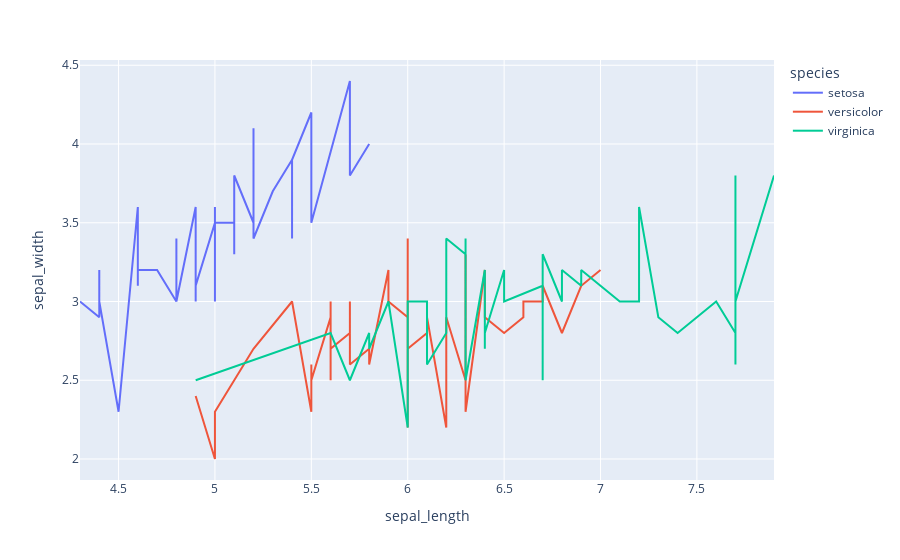

The cell this chart's notebook holds for it:
### Markdown cell above
# 2. Line plot

### Code cell
# sort the data
df_line = df.sort_values(by=['sepal_length'])

fig2 = px.line(df_line, x='sepal_length' , y='sepal_width', color="species")
fig2.show()

#save the plot
fig2.write_image("./output/fig2.png", scale=3)

### Figure 1 — Plotly figure (JSON) as saved in the notebook; plotly's stock layout.template omitted (floating-point values rounded to 4 significant figures)
{"data": [{"hovertemplate": "species=setosa<br>sepal_length=%{x}<br>sepal_width=%{y}<extra></extra>", "legendgroup": "setosa", "line": {"color": "#636efa", "dash": "solid"}, "marker": {"symbol": "circle"}, "mode": "lines", "name": "setosa", "orientation": "v", "showlegend": true, "type": "scatter", "x": [4.3, 4.4, 4.4, 4.4, 4.5, 4.6, 4.6, 4.6, 4.6, 4.7, 4.7, 4.8, 4.8, 4.8, 4.8, 4.8, 4.9, 4.9, 4.9, 4.9, 5.0, 5.0, 5.0, 5.0, 5.0, 5.0, 5.0, 5.0, 5.1, 5.1, 5.1, 5.1, 5.1, 5.1, 5.1, 5.1, 5.2, 5.2, 5.2, 5.3, 5.4, 5.4, 5.4, 5.4, 5.4, 5.5, 5.5, 5.7, 5.7, 5.8], "xaxis": "x", "y": [3.0, 2.9, 3.2, 3.0, 2.3, 3.6, 3.1, 3.4, 3.2, 3.2, 3.2, 3.0, 3.1, 3.4, 3.4, 3.0, 3.6, 3.1, 3.0, 3.1, 3.5, 3.3, 3.4, 3.4, 3.6, 3.2, 3.0, 3.5, 3.5, 3.8, 3.3, 3.5, 3.8, 3.4, 3.7, 3.8, 3.5, 4.1, 3.4, 3.7, 3.9, 3.4, 3.7, 3.4, 3.9, 4.2, 3.5, 4.4, 3.8, 4.0], "yaxis": "y"}, {"hovertemplate": "species=versicolor<br>sepal_length=%{x}<br>sepal_width=%{y}<extra></extra>", "legendgroup": "versicolor", "line": {"color": "#EF553B", "dash": "solid"}, "marker": {"symbol": "circle"}, "mode": "lines", "name": "versicolor", "orientation": "v", "showlegend": true, "type": "scatter", "x": [4.9, 5.0, 5.0, 5.1, 5.2, 5.4, 5.5, 5.5, 5.5, 5.5, 5.5, 5.6, 5.6, 5.6, 5.6, 5.6, 5.7, 5.7, 5.7, 5.7, 5.7, 5.8, 5.8, 5.8, 5.9, 5.9, 6.0, 6.0, 6.0, 6.0, 6.1, 6.1, 6.1, 6.1, 6.2, 6.2, 6.3, 6.3, 6.3, 6.4, 6.4, 6.5, 6.6, 6.6, 6.7, 6.7, 6.7, 6.8, 6.9, 7.0], "xaxis": "x", "y": [2.4, 2.0, 2.3, 2.5, 2.7, 3.0, 2.3, 2.6, 2.4, 2.4, 2.5, 2.9, 3.0, 2.5, 3.0, 2.7, 2.8, 2.9, 2.8, 3.0, 2.6, 2.7, 2.7, 2.6, 3.2, 3.0, 2.9, 2.2, 3.4, 2.7, 2.8, 2.8, 3.0, 2.9, 2.2, 2.9, 2.5, 3.3, 2.3, 3.2, 2.9, 2.8, 2.9, 3.0, 3.0, 3.1, 3.1, 2.8, 3.1, 3.2], "yaxis": "y"}, {"hovertemplate": "species=virginica<br>sepal_length=%{x}<br>sepal_width=%{y}<extra></extra>", "legendgroup": "virginica", "line": {"color": "#00cc96", "dash": "solid"}, "marker": {"symbol": "circle"}, "mode": "lines", "name": "virginica", "orientation": "v", "showlegend": true, "type": "scatter", "x": [4.9, 5.6, 5.7, 5.8, 5.8, 5.8, 5.9, 6.0, 6.0, 6.1, 6.1, 6.2, 6.2, 6.3, 6.3, 6.3, 6.3, 6.3, 6.3, 6.4, 6.4, 6.4, 6.4, 6.4, 6.5, 6.5, 6.5, 6.5, 6.7, 6.7, 6.7, 6.7, 6.7, 6.8, 6.8, 6.9, 6.9, 6.9, 7.1, 7.2, 7.2, 7.2, 7.3, 7.4, 7.6, 7.7, 7.7, 7.7, 7.7, 7.9], "xaxis": "x", "y": [2.5, 2.8, 2.5, 2.8, 2.7, 2.7, 3.0, 2.2, 3.0, 3.0, 2.6, 2.8, 3.4, 3.3, 2.7, 2.9, 2.8, 3.4, 2.5, 3.2, 2.7, 3.1, 2.8, 2.8, 3.2, 3.0, 3.0, 3.0, 3.1, 3.3, 2.5, 3.0, 3.3, 3.0, 3.2, 3.1, 3.1, 3.2, 3.0, 3.0, 3.2, 3.6, 2.9, 2.8, 3.0, 2.8, 3.8, 2.6, 3.0, 3.8], "yaxis": "y"}], "layout": {"legend": {"title": {"text": "species"}, "tracegroupgap": 0}, "margin": {"t": 60}, "xaxis": {"anchor": "y", "domain": [0, 1], "title": {"text": "sepal_length"}}, "yaxis": {"anchor": "x", "domain": [0, 1], "title": {"text": "sepal_width"}}}}
